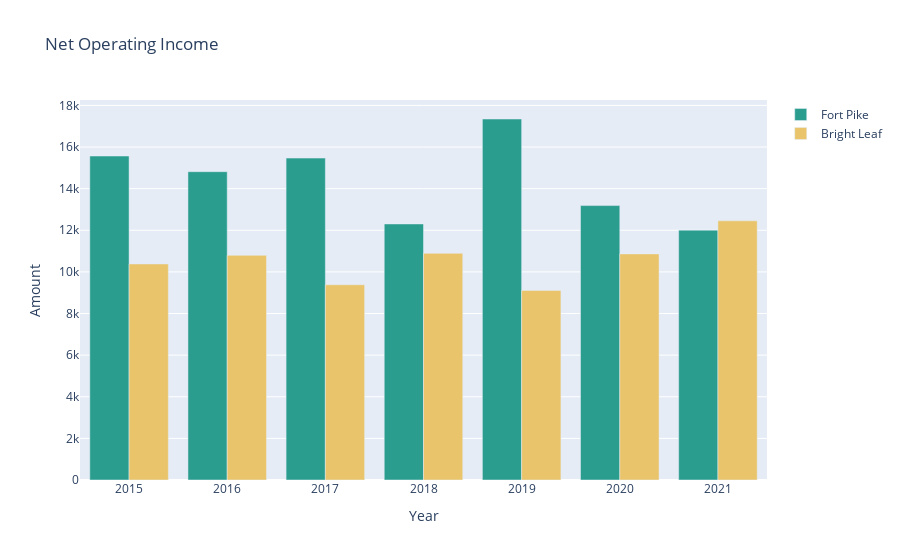

Notebook source saved alongside this figure:
### Code cell
fig = make_subplots(
    rows=1, cols=1)
#Fort Pike Graph
trace1 = go.Bar(x = noi_fp["Year"], y=noi_fp["Amount_FP"], marker=dict(color="#2a9d8f", opacity=1), name="Fort Pike")
fig.add_trace(trace1)

#Bright Leaf Graph
trace2 = go.Bar(x = noi_bl["Year"], y=noi_bl["Amount_BL"], marker=dict(color="#e9c46a", opacity=1), name="Bright Leaf")
fig.add_trace(trace2)

fig.update_xaxes(title_text="Year")
fig.update_yaxes(title_text="Amount")
fig.update_layout(title = "Net Operating Income", barmode="group")

### Figure 1 — Plotly figure (JSON) as saved in the notebook; plotly's stock layout.template omitted (floating-point values rounded to 4 significant figures)
{"data": [{"marker": {"color": "#2a9d8f", "opacity": 1}, "name": "Fort Pike", "type": "bar", "x": [2015, 2016, 2017, 2018, 2019, 2020, 2021], "y": [15570.0, 14810.0, 15470.0, 12300.0, 17350.0, 13190.0, 12010.0]}, {"marker": {"color": "#e9c46a", "opacity": 1}, "name": "Bright Leaf", "type": "bar", "x": [2015, 2016, 2017, 2018, 2019, 2020, 2021], "y": [10381, 10796, 9381.0, 10890, 9108.0, 10860.0, 12453]}], "layout": {"barmode": "group", "title": {"text": "Net Operating Income"}, "xaxis": {"anchor": "y", "domain": [0, 1], "title": {"text": "Year"}}, "yaxis": {"anchor": "x", "domain": [0, 1], "title": {"text": "Amount"}}}}
